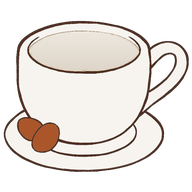
#> input picture mobile/assets/objects/cup_empty.png, 192 x 192 px
$ python fincan_ikonu.py ../mobile/assets/objects/cup_empty.png ../mobile/assets/objects/cup_full.png
#> lines starting #> are read from the running program, lines starting #| are printed output that depends on the picture; after the words box and inside, x2 and y2 are one past the last pixel; in counts of white or black regions, pixels touching at a corner belong together
# coffee_icon.jpeg'den şeffaf arka planlı dolu ve boş fincan PNG'leri üretir.
import sys
import numpy as np
from PIL import Image, ImageDraw, ImageFilter

src, out_dir = sys.argv[1], sys.argv[2]
im = Image.open(src).convert("RGB")
a = np.asarray(im).astype(np.float32)
H, W, _ = a.shape
#> H = 192; W = 192

# 1) Arka plan: saf beyaza yakın ve dışarıya (ya da kulp boşluğuna) bağlı pikseller.
white = (a.min(axis=2) >= 250)
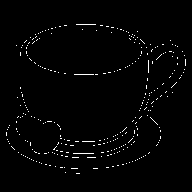
#> white: shape (192, 192) bool; 1.6% white in thin lines or dots, all inside (x1, y1, x2, y2) = (6, 24, 186, 174)
mask = Image.fromarray((white * 255).astype(np.uint8)).copy()  # kopya: aksi halde dolgu salt okunur belleğe yazılamıyor
for seed in [(0, 0), (965, 800)]:
    ImageDraw.floodfill(mask, seed, 128)
bg = np.asarray(mask) == 128

# 2) Kenar halkası: beyazla karışmış çizgi pikselleri; beyazdan ayrıştırıp yumuşak alfa ver.
ring = np.asarray(Image.fromarray((bg * 255).astype(np.uint8)).filter(ImageFilter.MaxFilter(5))) > 0
#> ring: shape (192, 192) bool; every value is 1
ring &= ~bg
ref = np.array([75, 47, 35], np.float32)  # çizgi rengi
alpha = np.ones((H, W), np.float32)
alpha[bg] = 0
ra = ((255 - a[ring]) / (255 - ref)).max(axis=1).clip(0, 1)
#> ra = 595 values, max 0.024 at index 254, min 0 at index 45, mean 0.0137
alpha[ring] = ra
rgb = a.copy()
safe = np.maximum(ra, 1e-3)[:, None]
#> safe = 595 values, max 0.024 at index 254, min 0.001 at index 45, mean 0.0137
rgb[ring] = ((a[ring] - (1 - ra)[:, None] * 255) / safe).clip(0, 255)
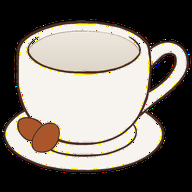
#> rgb: shape (192, 192, 3) float32; mean R, G, B 124, 117.6, 109.7

# 3) Boş fincan: kahve yüzeyini (köpük deseni dahil) fincanın iç rengiyle değiştir.
coffee = np.array([196, 126, 57], np.float32)
near = (np.linalg.norm(a - coffee, axis=2) < 45)
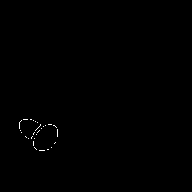
#> near: shape (192, 192) bool; 0.22% white in thin lines or dots, all inside (x1, y1, x2, y2) = (19, 119, 58, 151)
near[850:, :] = False  # alttaki kahve çekirdekleri hariç
ys, xs = np.nonzero(near)
#> ys = 80 values from 119 to 150; xs = 80 values, max 57 at index 36, min 19 at index 11, mean 37.54
cy, cx = (ys.min() + ys.max()) / 2, (xs.min() + xs.max()) / 2
#> cy = 134.5; cx = 38
ry, rx = (ys.max() - ys.min()) / 2 + 2, (xs.max() - xs.min()) / 2 + 2
#> ry = 17.5; rx = 21
yy, xx = np.mgrid[0:H, 0:W]
inside = ((yy - cy) / ry) ** 2 + ((xx - cx) / rx) ** 2 <= 1
#> inside: shape (192, 192) bool; 3.1% white; 1 white region, box (x1, y1, x2, y2) and area: (18, 117, 59, 153) 1136
lum = a.mean(axis=2)
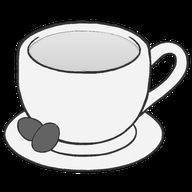
#> lum: shape (192, 192) float32; min 0, max 255, mean 118.6
core = ((yy - cy) / (ry * 0.9)) ** 2 + ((xx - cx) / (rx * 0.9)) ** 2 <= 1
#> core: shape (192, 192) bool; 2.5% white; 1 white region, box (x1, y1, x2, y2) and area: (20, 119, 57, 151) 936
surface = core | (inside & (lum > 120))  # yalnızca kenar bandındaki koyu çizgileri koru
#> surface: shape (192, 192) bool; 2.8% white; 2 white regions (1 under 20 px), largest, box (x1, y1, x2, y2) and area: (18, 117, 57, 152) 1018
empty_rgb = rgb.copy()
# Üstten alta hafif koyulaşan iç gölge: fincanın içi boş görünür.
shade = np.clip((yy - (cy - ry)) / (2 * ry), 0, 1)[..., None]
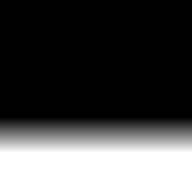
#> shade: shape (192, 192, 1) float64; min 0, max 1, mean 0.297
inner = np.array([238, 232, 223], np.float32) * (1 - shade) + np.array([222, 213, 200], np.float32) * shade
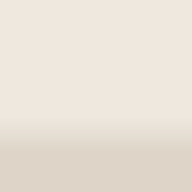
#> inner: shape (192, 192, 3) float64; mean of channels 0, 1, 2 233.2, 226.4, 216.2; drawn as R, G, B
empty_rgb[surface] = inner[surface]
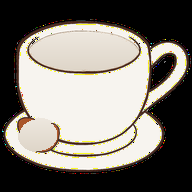
#> empty_rgb: shape (192, 192, 3) float32; 2.76% of pixels changed, all inside (x1, y1, x2, y2) = (18, 117, 57, 153)

# 4) Kırp, kareye tamamla, küçült.
ys, xs = np.nonzero(alpha > 0.02)
#> ys = 117 values from 24 to 167; xs = 117 values, max 172 at index 17, min 16 at index 55, mean 89.92
pad = 12
t, b, l, r = ys.min() - pad, ys.max() + pad, xs.min() - pad, xs.max() + pad
#> t = 12; b = 179; l = 4; r = 184
side = max(b - t, r - l)
#> side = 180
for name, data in [("cup_full.png", rgb), ("cup_empty.png", empty_rgb)]:
    rgba = np.dstack([data, alpha * 255]).astype(np.uint8)[t:b, l:r]
    tile = Image.new("RGBA", (side, side), (0, 0, 0, 0))
    crop = Image.fromarray(rgba, "RGBA")
    tile.paste(crop, ((side - crop.width) // 2, (side - crop.height) // 2))
    tile.resize((192, 192), Image.LANCZOS).save(f"{out_dir}/{name}", optimize=True)
    print(name, crop.size)
#> this loop made 2 passes
#> name on passes 1 to 2: 'cup_full.png', 'cup_empty.png'
#| cup_full.png (180, 167)
#| cup_empty.png (180, 167)
